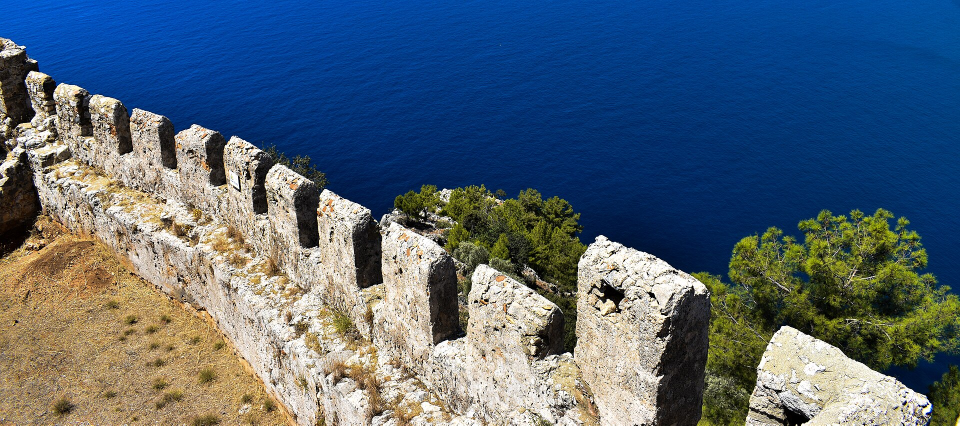
#> input picture episodes/alanya-adam-atacagi/img/kaynak_arka.jpg, 1920 x 851 px, given in place of bg-frontenac-freezing-rain.jpg, which was not available (shown at 1/2 size)
$ python gorsel.py
#> lines starting #> are read from the running program, lines starting #| are printed output that depends on the picture
"""en-habakkuk-ice-carrier: img/ dosyalarini indirilen kaynaklardan uretir (python episodes/en-habakkuk-ice-carrier/gorsel.py)."""
from pathlib import Path
from PIL import Image, ImageEnhance, ImageFilter

HERE = Path(__file__).resolve().parent
IMG = HERE / "img"

# Arka plan: Chateau Frontenac (Quebec), kare kirpim, renk ve parlaklik hafif dusuruldu
bg = Image.open(IMG / "bg-frontenac-freezing-rain.jpg").convert("RGB")
#> bg is the input picture: PIL image 1920x851 RGB; mean R, G, B 83.6, 101, 116.8
bg = bg.crop((440, 40, 1190, 790)).resize((1080, 1080), Image.LANCZOS)
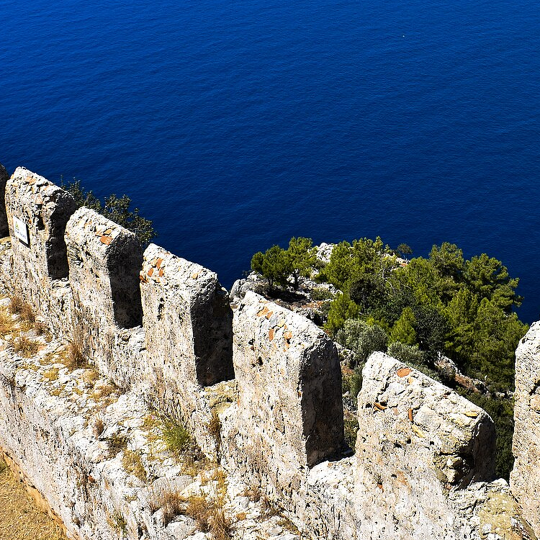
#> bg: PIL image 1080x1080 RGB (shown at 1/2 size); mean R, G, B 88.4, 104.8, 123.1
bg = ImageEnhance.Color(bg).enhance(0.62)
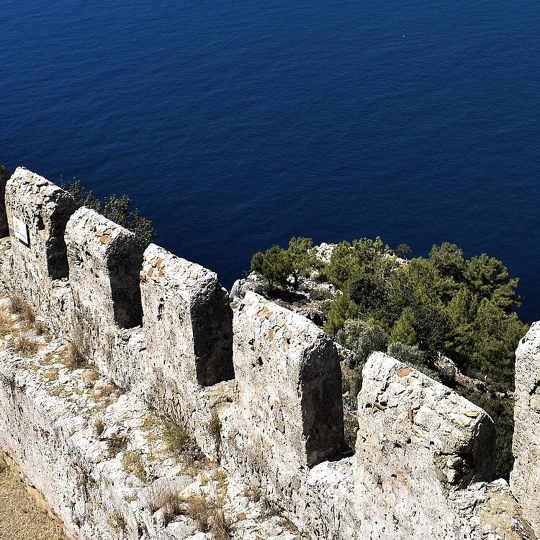
#> bg: PIL image 1080x1080 RGB (shown at 1/2 size); mean R, G, B 93.1, 103.2, 114.6
bg = ImageEnhance.Brightness(bg).enhance(0.80)
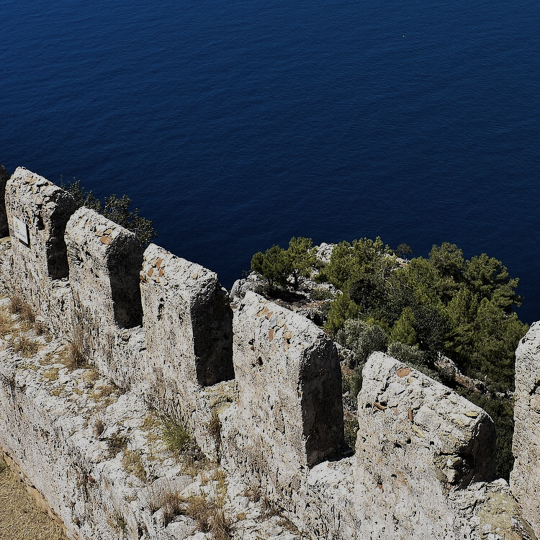
#> bg: PIL image 1080x1080 RGB (shown at 1/2 size); mean R, G, B 74.1, 82.2, 91.3
bg.save(IMG / "arka.jpg", quality=93)

# Kanit 1: Churchill, Quebec Agustos 1943 (NARA 197118), baski kenari kirpildi
m = Image.open(IMG / "ev-churchill-quebec-nara197118.jpg").convert("RGB")
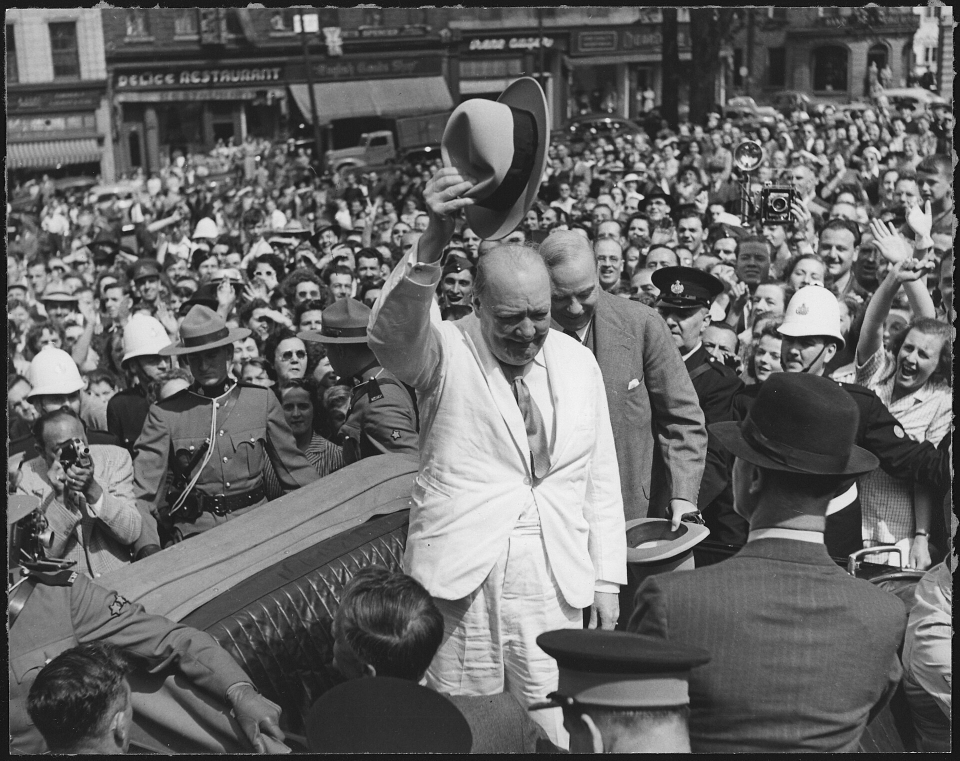
#> input picture episodes/en-habakkuk-ice-carrier/img/ev-churchill-quebec-nara197118.jpg, 1920 x 1521 px (shown at 1/2 size)
m = m.crop((30, 60, 1890, 60 + int(1860 * 816 / 1080))).resize((1080, 816), Image.LANCZOS)
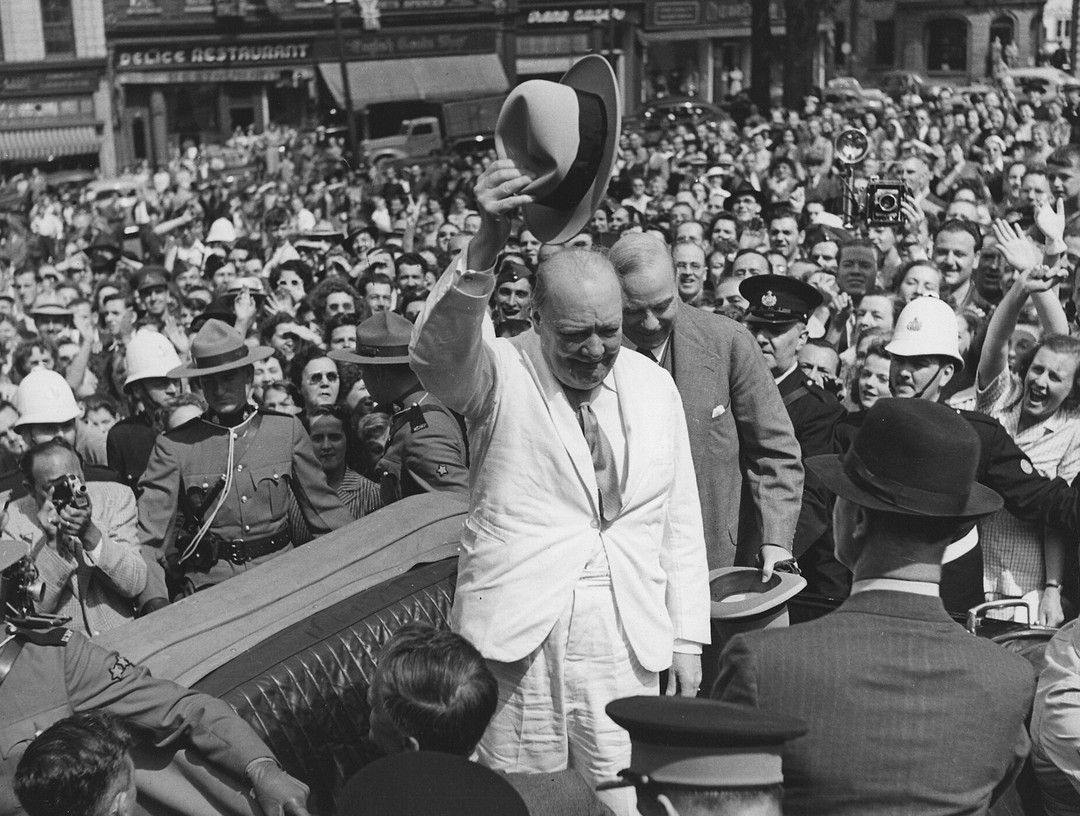
#> m: PIL image 1080x816 RGB; min 0, max 255, mean 105.4
m.save(IMG / "ev_1.jpg", quality=93)

# Kanit 2 (son kare): King'in 9 Eylul 1943 tarihli "MEMORANDUM FOR THE PRESIDENT, Subject: HABBAKUKS" belgesi (PDF sayfa 2, gomulu tarama)
d = Image.open(IMG / "ev-naval-aide-memo-p2.jpg").convert("L")
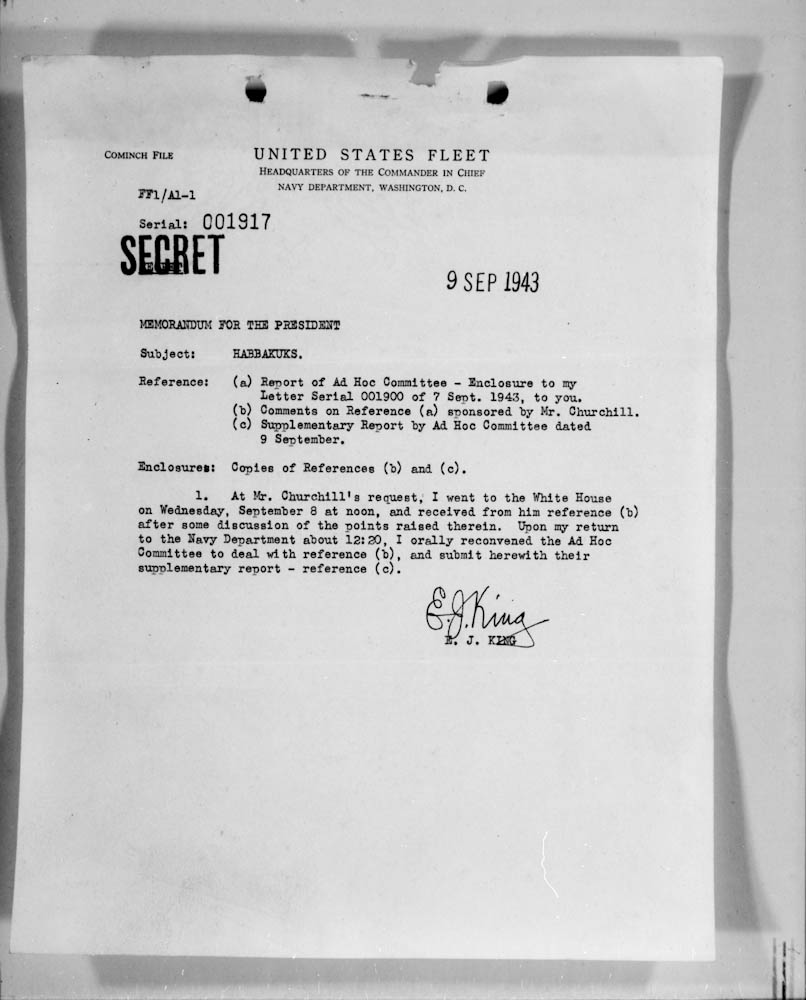
#> input picture episodes/en-habakkuk-ice-carrier/img/ev-naval-aide-memo-p2.jpg, 806 x 1000 px
d = d.crop((50, 125, 714, 125 + int(664 * 700 / 1080)))
#> d: PIL image 664x430 L
d = d.resize((1080, 700), Image.LANCZOS)
#> d: PIL image 1080x700 L
d = ImageEnhance.Contrast(d).enhance(1.15).filter(ImageFilter.UnsharpMask(2, 70, 2))
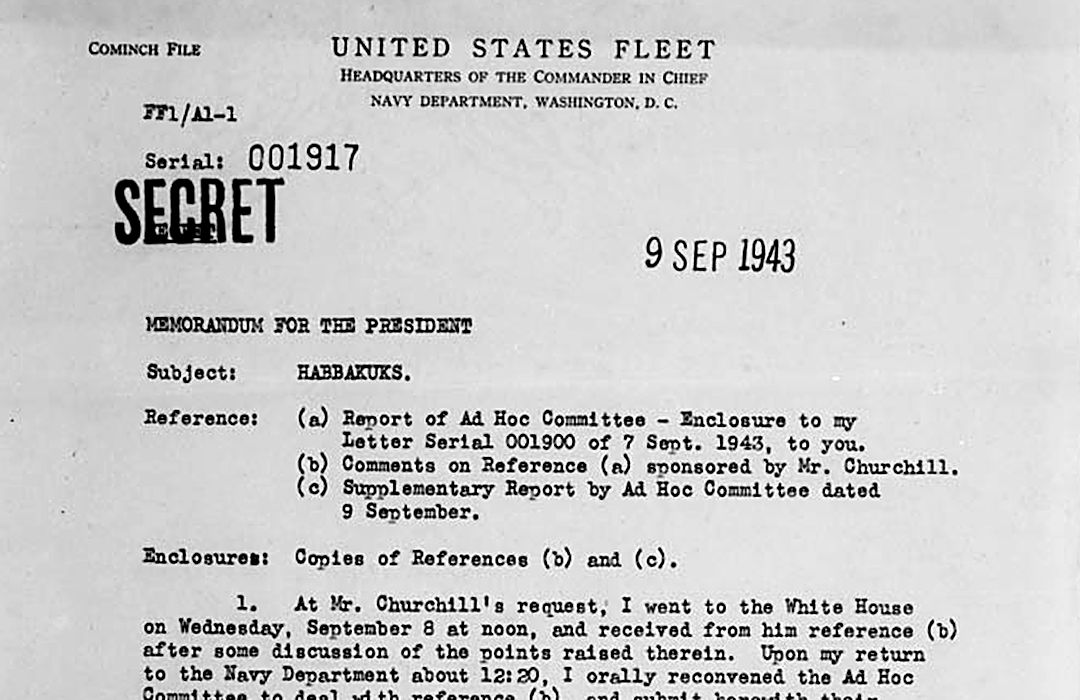
#> d: PIL image 1080x700 L; min 0, max 255, mean 203.6
d.convert("RGB").save(IMG / "ev_2.jpg", quality=93)
